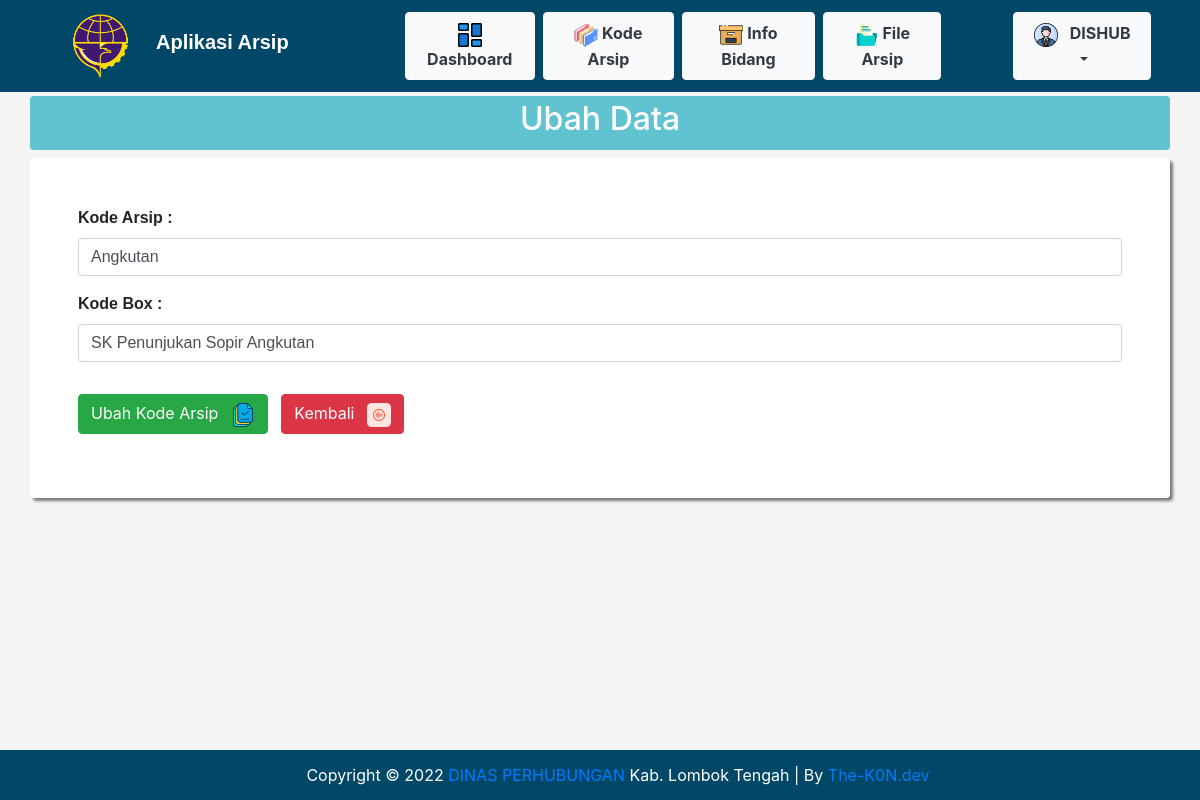
The app's page /ubah_kode_arsip.php?id=2 (signed in) with its own data.
### tables this page shows
CREATE TABLE `kode_arsip` (
  `id_kode_arsip` int(11) NOT NULL,
  `kode_arsip` varchar(100) NOT NULL,
  `deskripsi_arsip` varchar(100) NOT NULL
);

### functions.php (called while the page is built, shortened)
<?php
$koneksi = mysqli_connect("localhost", "root", "" , "arsipdishub") or die;
function query($query){
	global $koneksi;
	$result = mysqli_query($koneksi, $query);
	$rows = [];
	while ($row = mysqli_fetch_assoc($result)) {
		$rows[] = $row;
	}
	return $rows;
}
 ?>

### ubah_kode_arsip.php (the view, shortened to what this page needs)
<?php
require 'functions.php';
$id = $_GET['id'];
$isi = query("SELECT * FROM kode_arsip WHERE id_kode_arsip = $id")[0];
?>
<!doctype html>
<html lang="en">
<head>
	<link rel="stylesheet" href="vendor/bootstrap.min.css">
	<link rel="stylesheet" href="vendor/style.css">
</head>
<body class="bg">
	<?php include 'include/navbar.php'; ?>
	<section id="ubah_data" class="ubah_data">
		<div class="container">
			<div class="row mb-2">
				<div class="col text-white p-1 rounded bg-supergraphicss text-center">
					<h2>Ubah Data</h2>
				</div>
			</div>
			<div class="row">
				<div class="col bg-white rounded p-5 mb-2 shadow-box">
					<form action="" method="POST">
						<div class="row" style="font-weight: bolder; font-family: arial;">
							<div class="col">
								<div class="form-group">
									<label for="kode_arsip">Kode Arsip : </label>
									<input type="text" name="kode_arsip" class="form-control" required value="<?= $isi['kode_arsip']; ?>">
								</div>
								<div class="form-group">
									<label for="deskripsi_arsip">Kode Box : </label>
									<input type="text" name="deskripsi_arsip" class="form-control" required value="<?= $isi['deskripsi_arsip']; ?>">
								</div>
							</div>
						</div>
						<div class="form-group mt-3">
							<button type="submit" class="btn btn-success" name="submit"> Ubah Kode Arsip &ensp;<img src="icon/fix_data.png"></button>
							<a href="kode_arsip.php" class="btn btn-danger"> Kembali &ensp;<img src="icon/previous.png"></a>
						</div>
					</form>
				</div>
			</div>
		</div>
	</section>
	<div class="footer fixed-bottom">
		<center>
			Copyright &copy; <?= date('Y'); ?> <a href="https://lomboktengahkab.go.id/halaman/dinas-perhubungan">DINAS PERHUBUNGAN </a>Kab. Lombok Tengah | By <a href='https://the-k0n.github.io/' title='The-K0N.dev' target='_blank'>The-K0N.dev</a>
		</center>
	</div>
</body>
</html>

### records on screen
kode_arsip: kode_arsip "Angkutan", deskripsi_arsip "SK Penunjukan Sopir Angkutan"

### other values on screen
$_SESSION["nama"] "DISHUB"
